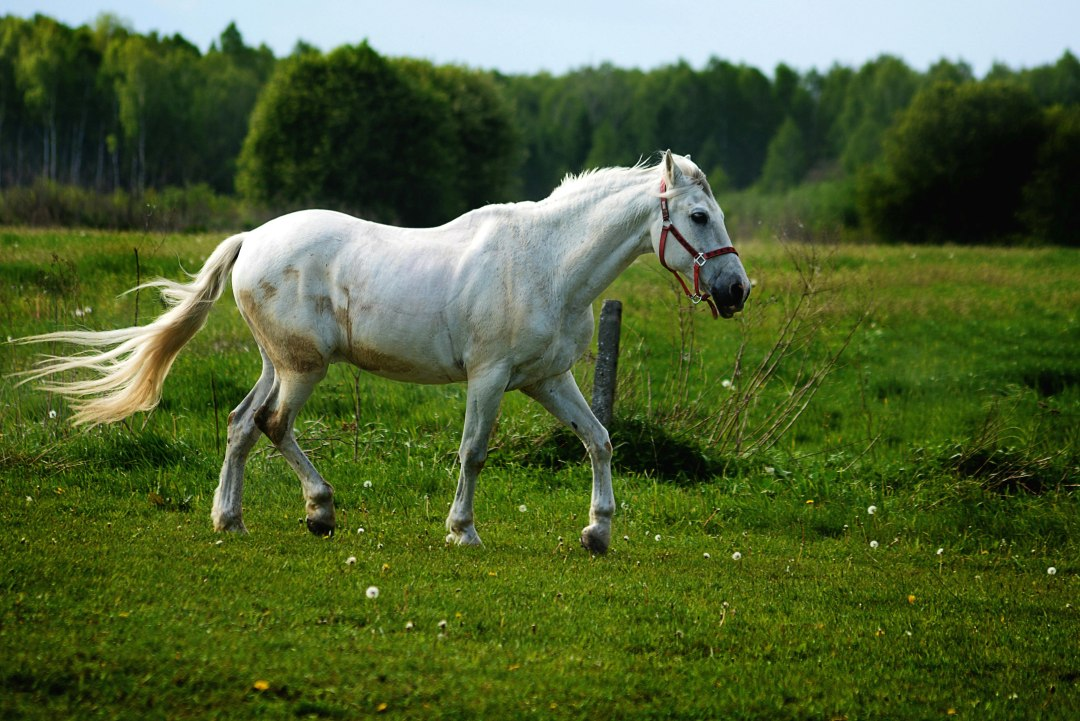
#> input picture Images/h1.jpg, 1080 x 721 px, found by its file name
$ python Gradiant.py
#> lines starting #> are read from the running program, lines starting #| are printed output that depends on the picture; after the words box and inside, x2 and y2 are one past the last pixel; in counts of white or black regions, pixels touching at a corner belong together
import cv2 as cv
import numpy as np

img = cv.imread("C:\\Python\\OpenCV\\Images\\h1.jpg")
#> img is the input picture: shape (721, 1080, 3); mean B, G, R 50.7, 97.3, 79.2
if img is None:
    print("img not found")
    exit()
cv.imshow('img', img)
print(img.shape)
#| (721, 1080, 3)

gray = cv.cvtColor(img, cv.COLOR_BGR2GRAY)
cv.imshow('gray', gray)

# Laplacian
lap = cv.Laplacian(gray, cv.CV_64F)
lap = np.uint8(np.absolute(lap))
cv.imshow('lap', lap)

# Sobel
sobelx = cv.Sobel(gray, cv.CV_64F, 1, 0)
sobely = cv.Sobel(gray, cv.CV_64F, 0, 1)

cv.imshow('sobelx', sobelx)
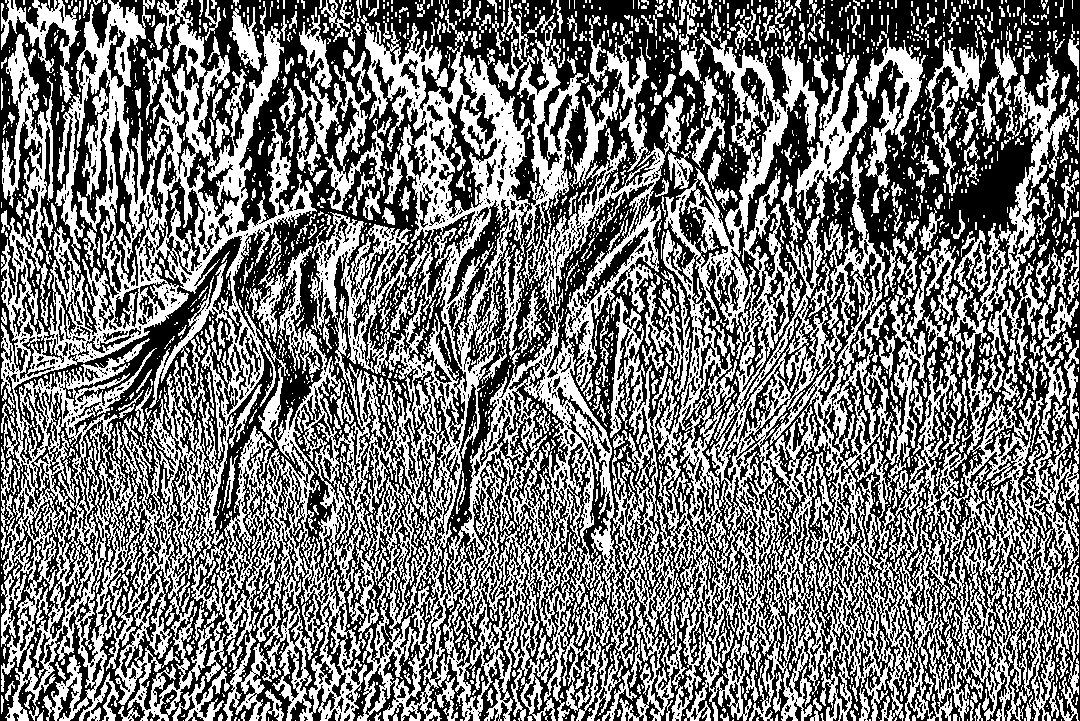
#> window 'sobelx': shape (721, 1080); 46.8% white; 2765 white regions (2166 under 20 px), largest, box (x1, y1, x2, y2) and area: (1, 0, 926, 721) 245214, (899, 53, 1079, 721) 29601, (294, 15, 385, 211) 4394
cv.imshow('sobely', sobely)
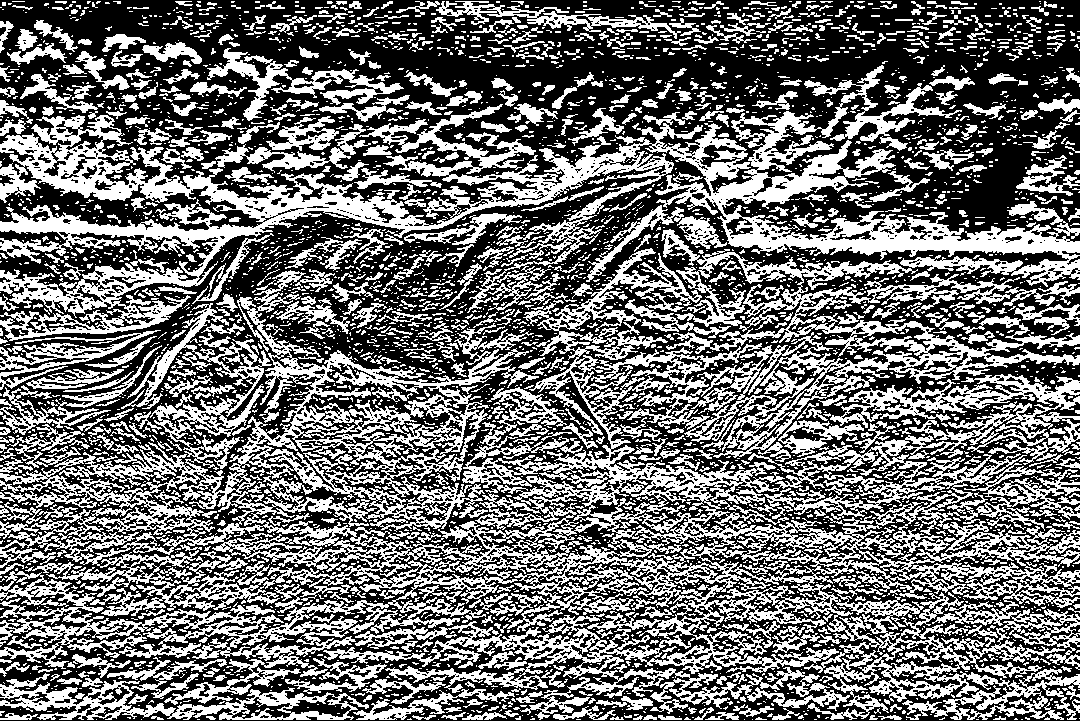
#> window 'sobely': shape (721, 1080); 43.4% white; 4097 white regions (3316 under 20 px), largest, box (x1, y1, x2, y2) and area: (0, 248, 1080, 720) 151718, (0, 65, 1080, 341) 59077, (661, 229, 1080, 458) 20207

combined = cv.bitwise_or(sobelx, sobely)
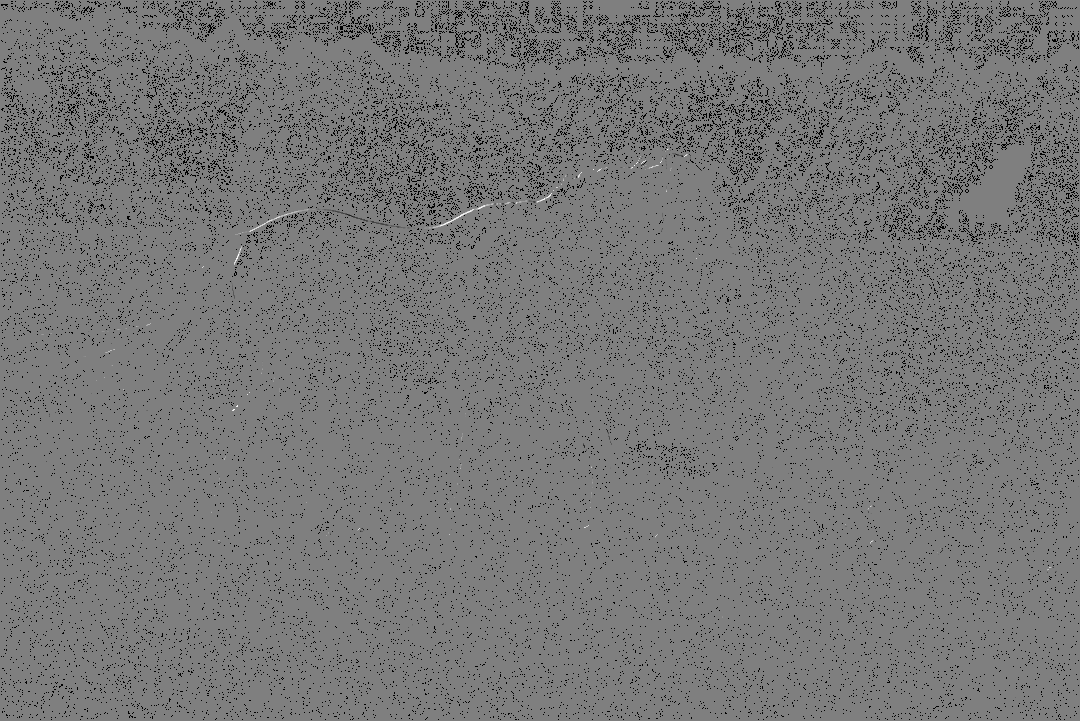
#> combined: shape (721, 1080) float64; 6.06% of the values are NaN or infinite; the others: min -130944, max 130944, mean -48.17; drawn with min black, max white, NaN and infinite black
cv.imshow('combined', combined)
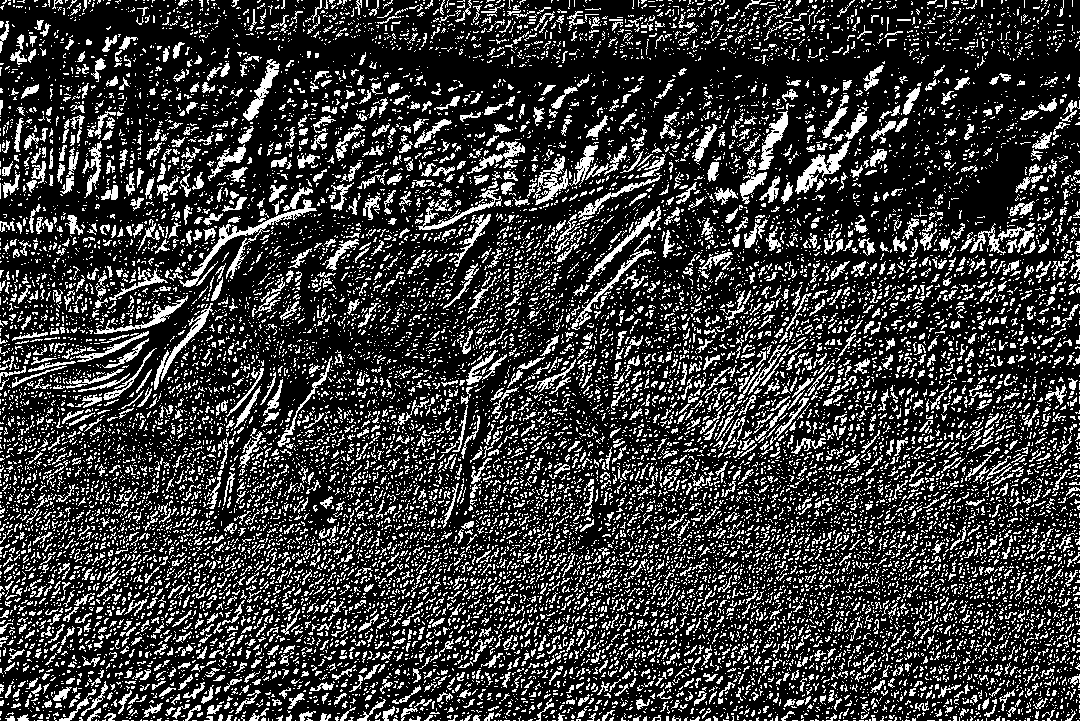
#> window 'combined': shape (721, 1080); 23.1% white in thin lines or dots

# canny (most adavanced edge detection)
canny = cv.Canny(gray, 80, 180)
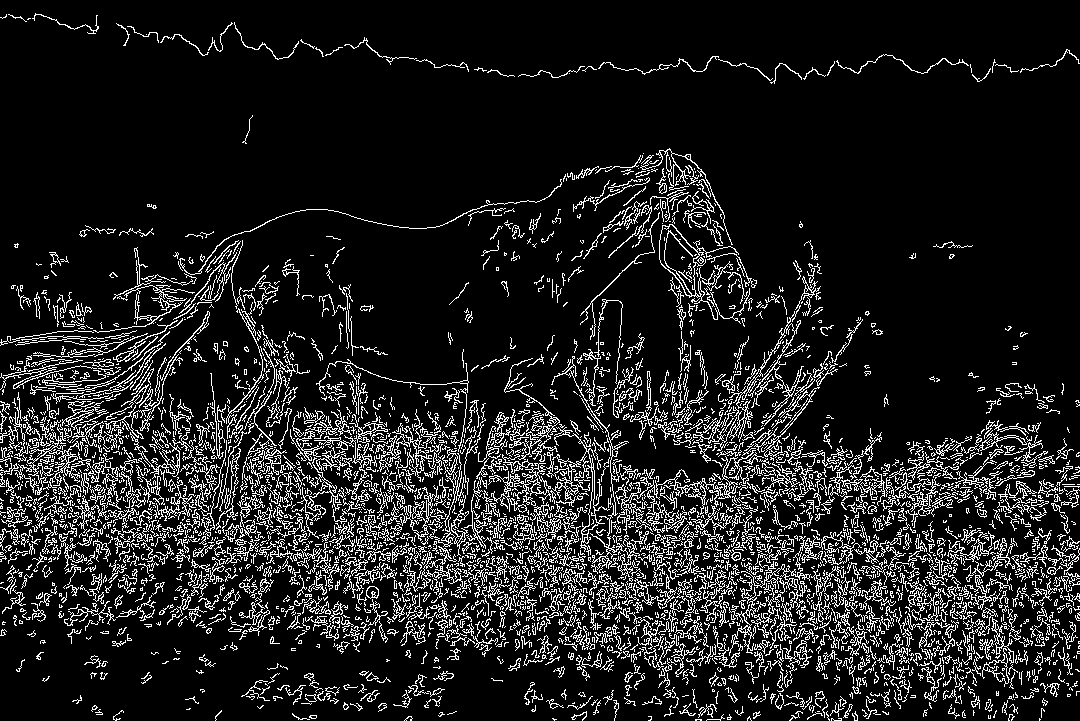
#> canny: shape (721, 1080); 12.1% white in thin lines or dots
cv.imshow('canny', canny)

cv.waitKey(0)

$ run again, with Images/greenScreen.jpg copied over Images/h1.jpg
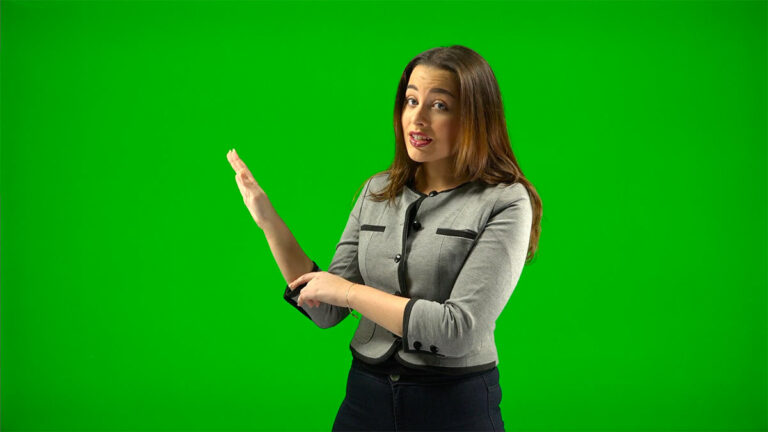
#> input picture Images/greenScreen.jpg, 768 x 432 px, found by its file name
#> img is the input picture: shape (432, 768, 3); mean B, G, R 15, 158.2, 20.5
#| (432, 768, 3)
#> `cv.imshow('sobelx', sobelx)`:
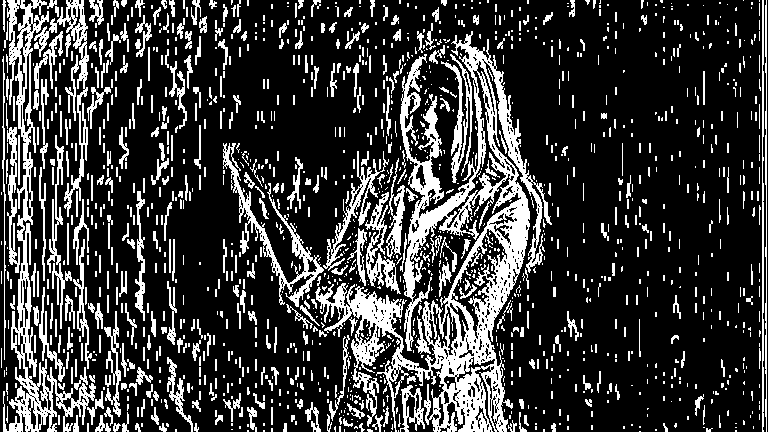
#> window 'sobelx': shape (432, 768); 22.6% white; 1451 white regions (938 under 20 px), largest, box (x1, y1, x2, y2) and area: (315, 31, 552, 432) 23020, (3, 0, 96, 432) 6401, (223, 143, 324, 307) 2249
#> `canny = cv.Canny(gray, 80, 180)`:
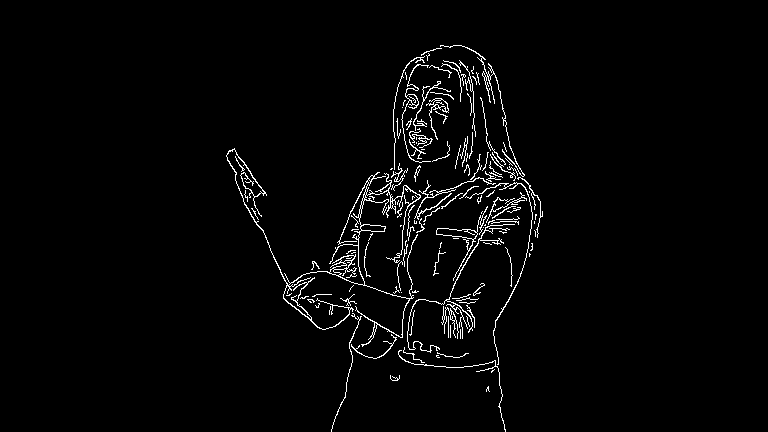
#> canny: shape (432, 768); 2.4% white in thin lines or dots, all inside (x1, y1, x2, y2) = (226, 45, 543, 432)
